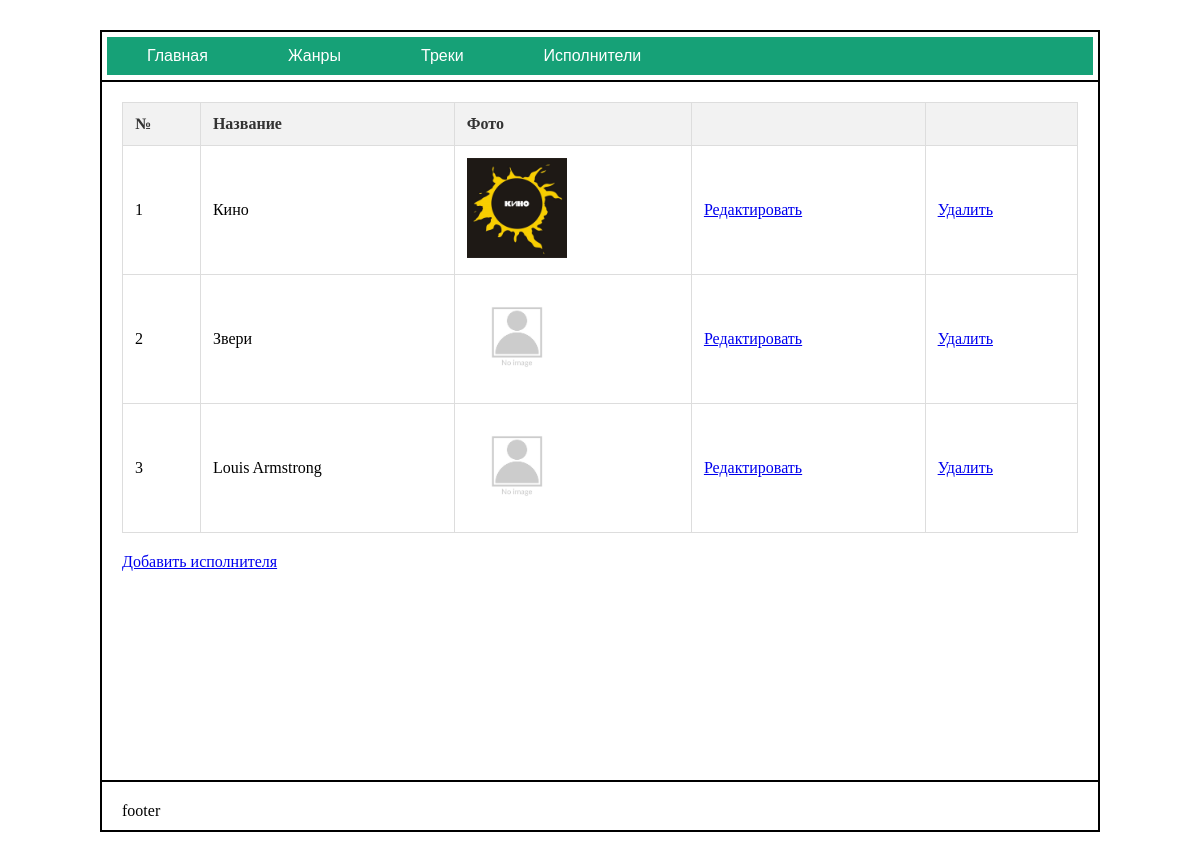
Screenshot of /artists/ with the database file from the repository.
### main/models.py (models this page shows, shortened)
class Artist(models.Model):
    name = models.CharField(max_length=500, unique=True)
    image = models.ImageField(upload_to='artists/', blank=True, null=True)

### main/views.py (the view)
# urls.py: path('artists/', views.artists),
def artists(request):
    a = Artist.objects.all()
    return render(request, 'artists.html', {'artists': a})

### main/templates/artists.html (shortened to what this page needs)
{% extends "base.html" %}
{% block content %}
    <table>
         <thead>
            <tr>
                <th>№</th>
                <th>Название</th>
                <th>Фото</th>
                <th></th>
                <th></th>
            </tr>
         </thead>
          <tbody>
                {% for a in artists %}
                    <tr>
                        <td>{{a.id}}</td>
                        <td>{{a.name}}</td>
                        <td><img class="artist_logo" src="/media/{{a.image}}" alt=""></td>
                        <td><a href="/editartist/{{a.id}}">Редактировать</a></td>
                        <td><a href="/deleteartist/{{a.id}}">Удалить</a></td>
                    </tr>
                {% endfor %}
          </tbody>
    </table>
    <a href="/add_artist">Добавить исполнителя</a>
{% endblock content %}

### main/static/styles.css (style rules this page uses)
* { box-sizing: border-box; }
table { width: 100%; border-collapse: collapse; margin-bottom: 20px; }
table th, table td { border: 1px solid #ddd; padding: 12px; text-align: left; }
table th { background-color: #f2f2f2; color: #333; }
.artist_logo { width: 100px; }

### rows the page displays
Artist: id "1", name "Кино", image (picture)
Artist: id "2", name "Звери", image (placeholder picture)
Artist: id "3", name "Louis Armstrong", image (placeholder picture)
